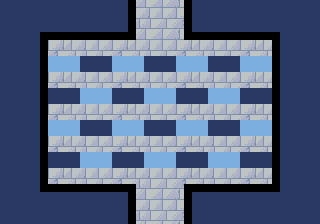

Tiled map render using the project's own tile images. Description and the whole map definition, tile-layer contents included, below:
An orthogonal 40x28 tile map with 8x8 px tiles, 2 tile layers (gfx, walls) and 2 objects (2x Item).

<map version="1.10" tiledversion="1.10.2" orientation="orthogonal" renderorder="right-down" width="40" height="28" tilewidth="8" tileheight="8" infinite="0" nextlayerid="6" nextobjectid="14">
 <tileset firstgid="1" source="water-temple.tsx" />
 <layer id="1" name="gfx" width="40" height="28">
  <data encoding="csv">
25,25,25,25,25,25,25,25,25,25,25,25,25,25,25,25,26,49,50,51,52,53,46,24,25,25,25,25,25,25,25,25,25,25,25,25,25,25,25,25,
25,25,25,25,25,25,25,25,25,25,25,25,25,25,25,25,26,4,5,6,7,8,1,24,25,25,25,25,25,25,25,25,25,25,25,25,25,25,25,25,
25,25,25,25,25,25,25,25,25,25,25,25,25,25,25,25,26,19,20,21,22,23,16,24,25,25,25,25,25,25,25,25,25,25,25,25,25,25,25,25,
25,25,25,25,25,25,25,25,25,25,25,25,25,25,25,25,26,34,35,36,37,38,31,24,25,25,25,25,25,25,25,25,25,25,25,25,25,25,25,25,
25,25,25,25,25,12,40,40,40,40,40,40,40,40,40,40,41,49,50,51,52,53,46,39,40,40,40,40,40,40,40,40,40,40,13,25,25,25,25,25,
25,25,25,25,25,26,1,2,3,4,5,6,7,8,1,2,3,4,5,6,7,8,1,2,3,4,5,6,7,8,1,2,3,4,24,25,25,25,25,25,
25,25,25,25,25,26,16,17,18,19,20,21,22,23,16,17,18,19,20,21,22,23,16,17,18,19,20,21,22,23,16,17,18,19,24,25,25,25,25,25,
25,25,25,25,25,26,70,70,70,70,25,25,25,25,70,70,70,70,25,25,25,25,70,70,70,70,25,25,25,25,70,70,70,70,24,25,25,25,25,25,
25,25,25,25,25,26,70,70,70,70,25,25,25,25,70,70,70,70,25,25,25,25,70,70,70,70,25,25,25,25,70,70,70,70,24,25,25,25,25,25,
25,25,25,25,25,26,1,2,3,4,5,6,7,8,1,2,3,4,5,6,7,8,1,2,3,4,5,6,7,8,1,2,3,4,24,25,25,25,25,25,
25,25,25,25,25,26,16,17,18,19,20,21,22,23,16,17,18,19,20,21,22,23,16,17,18,19,20,21,22,23,16,17,18,19,24,25,25,25,25,25,
25,25,25,25,25,26,25,25,25,25,70,70,70,70,25,25,25,25,70,70,70,70,25,25,25,25,70,70,70,70,25,25,25,25,24,25,25,25,25,25,
25,25,25,25,25,26,25,25,25,25,70,70,70,70,25,25,25,25,70,70,70,70,25,25,25,25,70,70,70,70,25,25,25,25,24,25,25,25,25,25,
25,25,25,25,25,26,1,2,3,4,5,6,7,8,1,2,3,4,5,6,7,8,1,2,3,4,5,6,7,8,1,2,3,4,24,25,25,25,25,25,
25,25,25,25,25,26,16,17,18,19,20,21,22,23,16,17,18,19,20,21,22,23,16,17,18,19,20,21,22,23,16,17,18,19,24,25,25,25,25,25,
25,25,25,25,25,26,70,70,70,70,25,25,25,25,70,70,70,70,25,25,25,25,70,70,70,70,25,25,25,25,70,70,70,70,24,25,25,25,25,25,
25,25,25,25,25,26,70,70,70,70,25,25,25,25,70,70,70,70,25,25,25,25,70,70,70,70,25,25,25,25,70,70,70,70,24,25,25,25,25,25,
25,25,25,25,25,26,1,2,3,4,5,6,7,8,1,2,3,4,5,6,7,8,1,2,3,4,5,6,7,8,1,2,3,4,24,25,25,25,25,25,
25,25,25,25,25,26,16,17,18,19,20,21,22,23,16,17,18,19,20,21,22,23,16,17,18,19,20,21,22,23,16,17,18,19,24,25,25,25,25,25,
25,25,25,25,25,26,25,25,25,25,70,70,70,70,25,25,25,25,70,70,70,70,25,25,25,25,70,70,70,70,25,25,25,25,24,25,25,25,25,25,
25,25,25,25,25,26,25,25,25,25,70,70,70,70,25,25,25,25,70,70,70,70,25,25,25,25,70,70,70,70,25,25,25,25,24,25,25,25,25,25,
25,25,25,25,25,26,1,2,3,4,5,6,7,8,1,2,3,4,5,6,7,8,1,2,3,4,5,6,7,8,1,2,3,4,24,25,25,25,25,25,
25,25,25,25,25,26,16,17,18,19,20,21,22,23,16,17,18,19,20,21,22,23,16,17,18,19,20,21,22,23,16,17,18,19,24,25,25,25,25,25,
25,25,25,25,25,27,10,10,10,10,10,10,10,10,10,10,11,34,35,36,37,38,31,9,10,10,10,10,10,10,10,10,10,10,28,25,25,25,25,25,
25,25,25,25,25,25,25,25,25,25,25,25,25,25,25,25,26,49,50,51,52,53,46,24,25,25,25,25,25,25,25,25,25,25,25,25,25,25,25,25,
25,25,25,25,25,25,25,25,25,25,25,25,25,25,25,25,26,4,5,6,7,8,1,24,25,25,25,25,25,25,25,25,25,25,25,25,25,25,25,25,
25,25,25,25,25,25,25,25,25,25,25,25,25,25,25,25,26,19,20,21,22,23,16,24,25,25,25,25,25,25,25,25,25,25,25,25,25,25,25,25,
25,25,25,25,25,25,25,25,25,25,25,25,25,25,25,25,26,34,35,36,37,38,31,24,25,25,25,25,25,25,25,25,25,25,25,25,25,25,25,25
</data>
 </layer>
 <layer id="2" name="walls" width="40" height="28">
  <data encoding="csv">
0,0,0,0,0,0,0,0,0,0,0,0,0,0,0,0,57,0,0,0,0,0,0,57,0,0,0,0,0,0,0,0,0,0,0,0,0,0,0,0,
0,0,0,0,0,0,0,0,0,0,0,0,0,0,0,0,57,0,0,0,0,0,0,57,0,0,0,0,0,0,0,0,0,0,0,0,0,0,0,0,
0,0,0,0,0,0,0,0,0,0,0,0,0,0,0,0,57,0,0,0,0,0,0,57,0,0,0,0,0,0,0,0,0,0,0,0,0,0,0,0,
0,0,0,0,0,0,0,0,0,0,0,0,0,0,0,0,57,0,0,0,0,0,0,57,0,0,0,0,0,0,0,0,0,0,0,0,0,0,0,0,
0,0,0,0,0,57,57,57,57,57,57,57,57,57,57,57,57,0,0,0,0,0,0,57,57,57,57,57,57,57,57,57,57,57,57,0,0,0,0,0,
0,0,0,0,0,57,0,0,0,0,0,0,0,0,0,0,0,0,0,0,0,0,0,0,0,0,0,0,0,0,0,0,0,0,57,0,0,0,0,0,
0,0,0,0,0,57,0,0,0,0,0,0,0,0,0,0,0,0,0,0,0,0,0,0,0,0,0,0,0,0,0,0,0,0,57,0,0,0,0,0,
0,0,0,0,0,57,0,0,0,0,0,0,0,0,0,0,0,0,0,0,0,0,0,0,0,0,0,0,0,0,0,0,0,0,57,0,0,0,0,0,
0,0,0,0,0,57,0,0,0,0,0,0,0,0,0,0,0,0,0,0,0,0,0,0,0,0,0,0,0,0,0,0,0,0,57,0,0,0,0,0,
0,0,0,0,0,57,0,0,0,0,0,0,0,0,0,0,0,0,0,0,0,0,0,0,0,0,0,0,0,0,0,0,0,0,57,0,0,0,0,0,
0,0,0,0,0,57,0,0,0,0,0,0,0,0,0,0,0,0,0,0,0,0,0,0,0,0,0,0,0,0,0,0,0,0,57,0,0,0,0,0,
0,0,0,0,0,57,0,0,0,0,0,0,0,0,0,0,0,0,0,0,0,0,0,0,0,0,0,0,0,0,0,0,0,0,57,0,0,0,0,0,
0,0,0,0,0,57,0,0,0,0,0,0,0,0,0,0,0,0,0,0,0,0,0,0,0,0,0,0,0,0,0,0,0,0,57,0,0,0,0,0,
0,0,0,0,0,57,0,0,0,0,0,0,0,0,0,0,0,0,0,0,0,0,0,0,0,0,0,0,0,0,0,0,0,0,57,0,0,0,0,0,
0,0,0,0,0,57,0,0,0,0,0,0,0,0,0,0,0,0,0,0,0,0,0,0,0,0,0,0,0,0,0,0,0,0,57,0,0,0,0,0,
0,0,0,0,0,57,0,0,0,0,0,0,0,0,0,0,0,0,0,0,0,0,0,0,0,0,0,0,0,0,0,0,0,0,57,0,0,0,0,0,
0,0,0,0,0,57,0,0,0,0,0,0,0,0,0,0,0,0,0,0,0,0,0,0,0,0,0,0,0,0,0,0,0,0,57,0,0,0,0,0,
0,0,0,0,0,57,0,0,0,0,0,0,0,0,0,0,0,0,0,0,0,0,0,0,0,0,0,0,0,0,0,0,0,0,57,0,0,0,0,0,
0,0,0,0,0,57,0,0,0,0,0,0,0,0,0,0,0,0,0,0,0,0,0,0,0,0,0,0,0,0,0,0,0,0,57,0,0,0,0,0,
0,0,0,0,0,57,0,0,0,0,0,0,0,0,0,0,0,0,0,0,0,0,0,0,0,0,0,0,0,0,0,0,0,0,57,0,0,0,0,0,
0,0,0,0,0,57,0,0,0,0,0,0,0,0,0,0,0,0,0,0,0,0,0,0,0,0,0,0,0,0,0,0,0,0,57,0,0,0,0,0,
0,0,0,0,0,57,0,0,0,0,0,0,0,0,0,0,0,0,0,0,0,0,0,0,0,0,0,0,0,0,0,0,0,0,57,0,0,0,0,0,
0,0,0,0,0,57,0,0,0,0,0,0,0,0,0,0,0,0,0,0,0,0,0,0,0,0,0,0,0,0,0,0,0,0,57,0,0,0,0,0,
0,0,0,0,0,57,57,57,57,57,57,57,57,57,57,57,57,0,0,0,0,0,0,57,57,57,57,57,57,57,57,57,57,57,57,0,0,0,0,0,
0,0,0,0,0,0,0,0,0,0,0,0,0,0,0,0,57,0,0,0,0,0,0,57,0,0,0,0,0,0,0,0,0,0,0,0,0,0,0,0,
0,0,0,0,0,0,0,0,0,0,0,0,0,0,0,0,57,0,0,0,0,0,0,57,0,0,0,0,0,0,0,0,0,0,0,0,0,0,0,0,
0,0,0,0,0,0,0,0,0,0,0,0,0,0,0,0,57,0,0,0,0,0,0,57,0,0,0,0,0,0,0,0,0,0,0,0,0,0,0,0,
0,0,0,0,0,0,0,0,0,0,0,0,0,0,0,0,57,0,0,0,0,0,0,57,0,0,0,0,0,0,0,0,0,0,0,0,0,0,0,0
</data>
 </layer>
 <objectgroup id="4" name="objs" opacity="0.9">
  <object id="11" name="HeartItem" type="Item" x="64" y="80">
   <point />
  </object>
  <object id="12" name="Boots" type="Item" x="248" y="48">
   <point />
  </object>
 </objectgroup>
</map>
